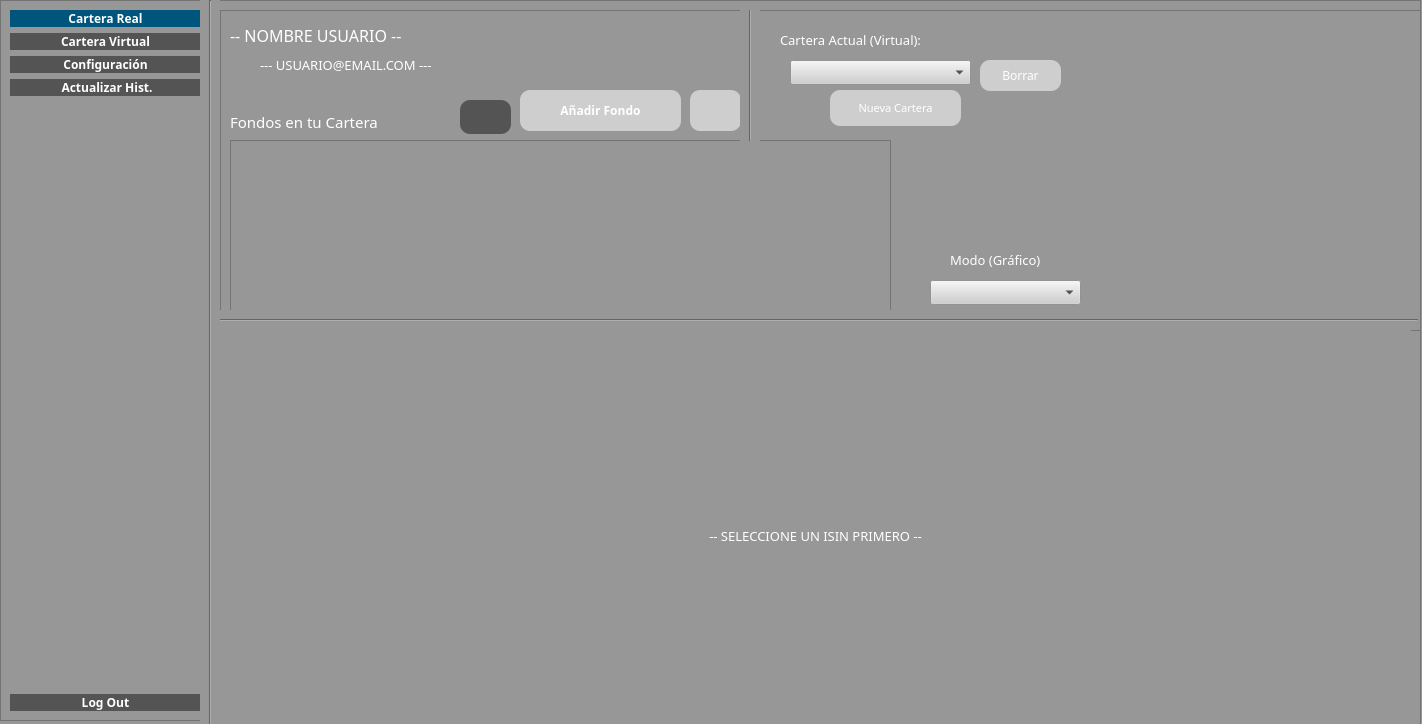
<?xml version="1.0" encoding="UTF-8"?>
<ui version="4.0">
 <class>MainWindow</class>
 <widget class="QMainWindow" name="MainWindow">
  <property name="geometry">
   <rect>
    <x>0</x>
    <y>0</y>
    <width>1422</width>
    <height>724</height>
   </rect>
  </property>
  <property name="windowTitle">
   <string>Menú Principal</string>
  </property>
  <property name="windowIcon">
   <iconset>
    <normaloff>../feather/mainLogo.ico</normaloff>../feather/mainLogo.ico</iconset>
  </property>
  <property name="styleSheet">
   <string notr="true">* {
	 background-color: rgb(151, 151, 151)
}

QLabel {
	color: rgb(255, 255, 255);

}

QLineEdit {
	border:  2px solid rgb(98, 98, 98);
	border-radius: 15px;
	color: rgb(255, 255, 255);
	background-color: rgb(151, 151, 151)
}
QLineEdit:hover{
	border: 2px solid rgb(48,50,62);
}

QLineEdit:focus {

	border : 2px solid rgb(48,50,62)

}


QPushButton {

	border-radius: 10px;
	background-color: rgb(84, 84, 84);
	color:rgb(255, 255, 255)

}

QPushButton:hover {
	 background-color: rgb(0, 85,124);
     color: rgb(255, 255, 255)
}

QPushButton:checked {
                                    background-color: rgb(0, 85,124);
                                    color: rgb(255, 255, 255)
                                }

</string>
  </property>
  <widget class="QWidget" name="centralwidget">
   <property name="styleSheet">
    <string notr="true"/>
   </property>
   <widget class="QFrame" name="frameBarra">
    <property name="geometry">
     <rect>
      <x>0</x>
      <y>0</y>
      <width>211</width>
      <height>721</height>
     </rect>
    </property>
    <property name="styleSheet">
     <string notr="true"/>
    </property>
    <property name="frameShape">
     <enum>QFrame::StyledPanel</enum>
    </property>
    <property name="frameShadow">
     <enum>QFrame::Raised</enum>
    </property>
    <layout class="QVBoxLayout" name="verticalLayout">
     <item>
      <widget class="QPushButton" name="buttonCartReal">
       <property name="font">
        <font>
         <family>Yu Gothic UI Light</family>
         <pointsize>9</pointsize>
         <weight>75</weight>
         <bold>true</bold>
        </font>
       </property>
       <property name="styleSheet">
        <string notr="true"/>
       </property>
       <property name="text">
        <string>Cartera Real</string>
       </property>
       <property name="icon">
        <iconset>
         <normaloff>../feather/dollar-sign.svg</normaloff>../feather/dollar-sign.svg</iconset>
       </property>
       <property name="checkable">
        <bool>true</bool>
       </property>
       <property name="checked">
        <bool>true</bool>
       </property>
      </widget>
     </item>
     <item>
      <widget class="QPushButton" name="buttonCartVirt">
       <property name="font">
        <font>
         <family>Yu Gothic UI Light</family>
         <pointsize>9</pointsize>
         <weight>75</weight>
         <bold>true</bold>
        </font>
       </property>
       <property name="text">
        <string>Cartera Virtual</string>
       </property>
       <property name="icon">
        <iconset>
         <normaloff>../feather/pie-chart.svg</normaloff>../feather/pie-chart.svg</iconset>
       </property>
       <property name="checkable">
        <bool>true</bool>
       </property>
       <property name="checked">
        <bool>false</bool>
       </property>
      </widget>
     </item>
     <item>
      <widget class="QPushButton" name="buttonConfig">
       <property name="font">
        <font>
         <family>Yu Gothic UI Light</family>
         <pointsize>9</pointsize>
         <weight>75</weight>
         <bold>true</bold>
        </font>
       </property>
       <property name="text">
        <string>Configuración</string>
       </property>
       <property name="icon">
        <iconset>
         <normaloff>../feather/settings.svg</normaloff>../feather/settings.svg</iconset>
       </property>
       <property name="checkable">
        <bool>false</bool>
       </property>
       <property name="checked">
        <bool>false</bool>
       </property>
      </widget>
     </item>
     <item>
      <widget class="QPushButton" name="buttonRefresh">
       <property name="font">
        <font>
         <family>Yu Gothic UI Light</family>
         <pointsize>9</pointsize>
         <weight>75</weight>
         <bold>true</bold>
        </font>
       </property>
       <property name="text">
        <string> Actualizar Hist.</string>
       </property>
       <property name="icon">
        <iconset>
         <normaloff>../feather/refresh-cw.svg</normaloff>../feather/refresh-cw.svg</iconset>
       </property>
       <property name="checkable">
        <bool>false</bool>
       </property>
       <property name="checked">
        <bool>false</bool>
       </property>
      </widget>
     </item>
     <item>
      <spacer name="verticalSpacer">
       <property name="orientation">
        <enum>Qt::Vertical</enum>
       </property>
       <property name="sizeHint" stdset="0">
        <size>
         <width>20</width>
         <height>40</height>
        </size>
       </property>
      </spacer>
     </item>
     <item>
      <widget class="QPushButton" name="buttonLogout">
       <property name="font">
        <font>
         <family>Yu Gothic UI Light</family>
         <pointsize>9</pointsize>
         <weight>75</weight>
         <bold>true</bold>
        </font>
       </property>
       <property name="text">
        <string>Log Out</string>
       </property>
       <property name="icon">
        <iconset>
         <normaloff>../feather/log-out.svg</normaloff>../feather/log-out.svg</iconset>
       </property>
      </widget>
     </item>
    </layout>
   </widget>
   <widget class="QFrame" name="frameMain_Up">
    <property name="geometry">
     <rect>
      <x>220</x>
      <y>10</y>
      <width>1201</width>
      <height>731</height>
     </rect>
    </property>
    <property name="frameShape">
     <enum>QFrame::StyledPanel</enum>
    </property>
    <property name="frameShadow">
     <enum>QFrame::Raised</enum>
    </property>
    <widget class="QFrame" name="frameVirt">
     <property name="geometry">
      <rect>
       <x>0</x>
       <y>0</y>
       <width>1201</width>
       <height>321</height>
      </rect>
     </property>
     <property name="styleSheet">
      <string notr="true"/>
     </property>
     <property name="frameShape">
      <enum>QFrame::StyledPanel</enum>
     </property>
     <property name="frameShadow">
      <enum>QFrame::Raised</enum>
     </property>
     <widget class="QLabel" name="labelEmail">
      <property name="geometry">
       <rect>
        <x>40</x>
        <y>40</y>
        <width>291</width>
        <height>29</height>
       </rect>
      </property>
      <property name="font">
       <font>
        <family>Yu Gothic UI Light</family>
        <pointsize>10</pointsize>
        <weight>50</weight>
        <bold>false</bold>
       </font>
      </property>
      <property name="styleSheet">
       <string notr="true">*{
background: qlineargradient(spread:pad, x1:0, y1:0, x2:1, y2:0, stop:0
rgba(255, 255, 255, 0), stop:1 rgba(177, 177, 177, 0)) 
}</string>
      </property>
      <property name="text">
       <string>--- USUARIO@EMAIL.COM ---</string>
      </property>
     </widget>
     <widget class="QLabel" name="labelUsuario">
      <property name="geometry">
       <rect>
        <x>10</x>
        <y>10</y>
        <width>251</width>
        <height>31</height>
       </rect>
      </property>
      <property name="font">
       <font>
        <family>Yu Gothic UI Light</family>
        <pointsize>12</pointsize>
        <weight>50</weight>
        <bold>false</bold>
       </font>
      </property>
      <property name="styleSheet">
       <string notr="true"/>
      </property>
      <property name="text">
       <string>-- NOMBRE USUARIO --</string>
      </property>
     </widget>
     <widget class="QListWidget" name="listIsins">
      <property name="geometry">
       <rect>
        <x>10</x>
        <y>130</y>
        <width>661</width>
        <height>171</height>
       </rect>
      </property>
      <property name="styleSheet">
       <string notr="true">selection-color: rgb(89, 89, 89);
border-color: rgb(0, 216, 216);
color: rgb(255, 255, 255);</string>
      </property>
      <property name="editTriggers">
       <set>QAbstractItemView::DoubleClicked</set>
      </property>
      <property name="selectionBehavior">
       <enum>QAbstractItemView::SelectItems</enum>
      </property>
      <property name="selectionRectVisible">
       <bool>true</bool>
      </property>
      <property name="sortingEnabled">
       <bool>false</bool>
      </property>
     </widget>
     <widget class="QLabel" name="label">
      <property name="geometry">
       <rect>
        <x>730</x>
        <y>240</y>
        <width>151</width>
        <height>20</height>
       </rect>
      </property>
      <property name="font">
       <font>
        <family>Yu Gothic UI Light</family>
        <pointsize>10</pointsize>
        <weight>50</weight>
        <bold>false</bold>
       </font>
      </property>
      <property name="styleSheet">
       <string notr="true"/>
      </property>
      <property name="text">
       <string>Modo (Gráfico)</string>
      </property>
     </widget>
     <widget class="QComboBox" name="cbModo">
      <property name="geometry">
       <rect>
        <x>710</x>
        <y>270</y>
        <width>151</width>
        <height>25</height>
       </rect>
      </property>
      <property name="font">
       <font>
        <family>Yu Gothic UI Light</family>
       </font>
      </property>
      <property name="styleSheet">
       <string notr="true">*{
background-color: rgb(206, 206, 206)
}</string>
      </property>
      <property name="currentText">
       <string notr="true"/>
      </property>
     </widget>
     <widget class="QPushButton" name="buttonAddISIN">
      <property name="geometry">
       <rect>
        <x>300</x>
        <y>80</y>
        <width>161</width>
        <height>41</height>
       </rect>
      </property>
      <property name="font">
       <font>
        <family>Yu Gothic UI Light</family>
        <pointsize>9</pointsize>
        <weight>75</weight>
        <bold>true</bold>
       </font>
      </property>
      <property name="styleSheet">
       <string notr="true">*{
background: rgb(206, 206, 206)
}</string>
      </property>
      <property name="text">
       <string>Añadir Fondo</string>
      </property>
      <property name="icon">
       <iconset>
        <normaloff>../feather/plus-square.svg</normaloff>../feather/plus-square.svg</iconset>
      </property>
     </widget>
     <widget class="QLabel" name="label_2">
      <property name="geometry">
       <rect>
        <x>560</x>
        <y>20</y>
        <width>221</width>
        <height>19</height>
       </rect>
      </property>
      <property name="font">
       <font>
        <family>Yu Gothic UI Light</family>
        <pointsize>10</pointsize>
        <weight>50</weight>
        <bold>false</bold>
       </font>
      </property>
      <property name="styleSheet">
       <string notr="true"/>
      </property>
      <property name="text">
       <string>Cartera Actual (Virtual): </string>
      </property>
     </widget>
     <widget class="QComboBox" name="cbCarteras">
      <property name="geometry">
       <rect>
        <x>570</x>
        <y>50</y>
        <width>181</width>
        <height>25</height>
       </rect>
      </property>
      <property name="font">
       <font>
        <family>Yu Gothic UI Light</family>
        <pointsize>10</pointsize>
       </font>
      </property>
      <property name="styleSheet">
       <string notr="true">*{
background-color: rgb(206, 206, 206) 
}</string>
      </property>
      <property name="currentText">
       <string notr="true"/>
      </property>
      <property name="currentIndex">
       <number>-1</number>
      </property>
     </widget>
     <widget class="QLabel" name="labelCartera">
      <property name="geometry">
       <rect>
        <x>10</x>
        <y>100</y>
        <width>221</width>
        <height>23</height>
       </rect>
      </property>
      <property name="font">
       <font>
        <family>Yu Gothic UI Light</family>
        <pointsize>11</pointsize>
        <weight>50</weight>
        <bold>false</bold>
       </font>
      </property>
      <property name="styleSheet">
       <string notr="true"/>
      </property>
      <property name="text">
       <string>Fondos en tu Cartera</string>
      </property>
     </widget>
     <widget class="QPushButton" name="buttonBorrarCartera">
      <property name="geometry">
       <rect>
        <x>760</x>
        <y>50</y>
        <width>81</width>
        <height>31</height>
       </rect>
      </property>
      <property name="font">
       <font>
        <family>Yu Gothic UI Light</family>
       </font>
      </property>
      <property name="styleSheet">
       <string notr="true">*{
background: rgb(206, 206, 206)
}</string>
      </property>
      <property name="text">
       <string>Borrar</string>
      </property>
      <property name="icon">
       <iconset>
        <normaloff>../feather/delete.svg</normaloff>../feather/delete.svg</iconset>
      </property>
     </widget>
     <widget class="QPushButton" name="buttonAddCarteras">
      <property name="geometry">
       <rect>
        <x>610</x>
        <y>80</y>
        <width>131</width>
        <height>36</height>
       </rect>
      </property>
      <property name="maximumSize">
       <size>
        <width>183</width>
        <height>16777215</height>
       </size>
      </property>
      <property name="font">
       <font>
        <family>Yu Gothic UI Light</family>
        <pointsize>8</pointsize>
        <weight>50</weight>
        <bold>false</bold>
       </font>
      </property>
      <property name="styleSheet">
       <string notr="true">*{
background: rgb(206, 206, 206)
}</string>
      </property>
      <property name="text">
       <string>Nueva Cartera</string>
      </property>
      <property name="icon">
       <iconset>
        <normaloff>../feather/plus-circle.svg</normaloff>../feather/plus-circle.svg</iconset>
      </property>
     </widget>
     <widget class="QPushButton" name="buttonBorrarFondo">
      <property name="geometry">
       <rect>
        <x>470</x>
        <y>80</y>
        <width>51</width>
        <height>41</height>
       </rect>
      </property>
      <property name="font">
       <font>
        <family>Yu Gothic UI Light</family>
       </font>
      </property>
      <property name="styleSheet">
       <string notr="true">*{
background: rgb(206, 206, 206)
}</string>
      </property>
      <property name="text">
       <string/>
      </property>
      <property name="icon">
       <iconset>
        <normaloff>../feather/delete.svg</normaloff>../feather/delete.svg</iconset>
      </property>
     </widget>
     <widget class="Line" name="line_2">
      <property name="geometry">
       <rect>
        <x>520</x>
        <y>-10</y>
        <width>20</width>
        <height>141</height>
       </rect>
      </property>
      <property name="styleSheet">
       <string notr="true">color: rgb(255, 255, 255);</string>
      </property>
      <property name="orientation">
       <enum>Qt::Vertical</enum>
      </property>
     </widget>
     <widget class="Line" name="line_3">
      <property name="geometry">
       <rect>
        <x>-13</x>
        <y>300</y>
        <width>1211</width>
        <height>20</height>
       </rect>
      </property>
      <property name="orientation">
       <enum>Qt::Horizontal</enum>
      </property>
     </widget>
     <widget class="QPushButton" name="buttonCheckAll">
      <property name="geometry">
       <rect>
        <x>240</x>
        <y>90</y>
        <width>51</width>
        <height>34</height>
       </rect>
      </property>
      <property name="text">
       <string/>
      </property>
      <property name="icon">
       <iconset>
        <normaloff>../feather/check-square.svg</normaloff>../feather/check-square.svg</iconset>
      </property>
     </widget>
    </widget>
    <widget class="QWidget" name="horizontalLayoutWidget">
     <property name="geometry">
      <rect>
       <x>0</x>
       <y>320</y>
       <width>1191</width>
       <height>411</height>
      </rect>
     </property>
     <layout class="QHBoxLayout" name="layout">
      <item>
       <widget class="QLabel" name="labelNoIsin">
        <property name="font">
         <font>
          <family>Yu Gothic UI Light</family>
          <pointsize>10</pointsize>
          <weight>50</weight>
          <bold>false</bold>
         </font>
        </property>
        <property name="styleSheet">
         <string notr="true"/>
        </property>
        <property name="text">
         <string>-- SELECCIONE UN ISIN PRIMERO --</string>
        </property>
        <property name="alignment">
         <set>Qt::AlignCenter</set>
        </property>
       </widget>
      </item>
     </layout>
    </widget>
   </widget>
   <widget class="Line" name="line">
    <property name="geometry">
     <rect>
      <x>200</x>
      <y>0</y>
      <width>20</width>
      <height>741</height>
     </rect>
    </property>
    <property name="font">
     <font>
      <pointsize>12</pointsize>
     </font>
    </property>
    <property name="styleSheet">
     <string notr="true">color: rgb(255, 255, 255);</string>
    </property>
    <property name="orientation">
     <enum>Qt::Vertical</enum>
    </property>
   </widget>
   <widget class="QFrame" name="frameReal">
    <property name="geometry">
     <rect>
      <x>210</x>
      <y>0</y>
      <width>1211</width>
      <height>721</height>
     </rect>
    </property>
    <property name="frameShape">
     <enum>QFrame::StyledPanel</enum>
    </property>
    <property name="frameShadow">
     <enum>QFrame::Raised</enum>
    </property>
    <widget class="QPushButton" name="buttonAddCarteraReal">
     <property name="geometry">
      <rect>
       <x>230</x>
       <y>60</y>
       <width>131</width>
       <height>36</height>
      </rect>
     </property>
     <property name="maximumSize">
      <size>
       <width>183</width>
       <height>16777215</height>
      </size>
     </property>
     <property name="font">
      <font>
       <family>Yu Gothic UI Light</family>
       <pointsize>8</pointsize>
       <weight>50</weight>
       <bold>false</bold>
      </font>
     </property>
     <property name="styleSheet">
      <string notr="true">*{
background: rgb(206, 206, 206)
}</string>
     </property>
     <property name="text">
      <string>Nueva Cartera</string>
     </property>
     <property name="icon">
      <iconset>
       <normaloff>../feather/plus-circle.svg</normaloff>../feather/plus-circle.svg</iconset>
     </property>
    </widget>
    <widget class="QComboBox" name="cbCarterasReal">
     <property name="geometry">
      <rect>
       <x>180</x>
       <y>30</y>
       <width>181</width>
       <height>25</height>
      </rect>
     </property>
     <property name="font">
      <font>
       <family>Yu Gothic UI Light</family>
       <pointsize>10</pointsize>
      </font>
     </property>
     <property name="styleSheet">
      <string notr="true">*{
background-color: rgb(206, 206, 206) 
}</string>
     </property>
     <property name="currentText">
      <string notr="true"/>
     </property>
     <property name="currentIndex">
      <number>-1</number>
     </property>
    </widget>
    <widget class="QPushButton" name="buttonAddISINReal">
     <property name="geometry">
      <rect>
       <x>20</x>
       <y>120</y>
       <width>281</width>
       <height>41</height>
      </rect>
     </property>
     <property name="font">
      <font>
       <family>Yu Gothic UI Light</family>
       <pointsize>9</pointsize>
       <weight>75</weight>
       <bold>true</bold>
      </font>
     </property>
     <property name="styleSheet">
      <string notr="true">*{
background: rgb(206, 206, 206)
}</string>
     </property>
     <property name="text">
      <string>Añadir Fondos a la Cartera</string>
     </property>
     <property name="icon">
      <iconset>
       <normaloff>../feather/plus-square.svg</normaloff>../feather/plus-square.svg</iconset>
     </property>
    </widget>
    <widget class="QLabel" name="label_3">
     <property name="geometry">
      <rect>
       <x>30</x>
       <y>30</y>
       <width>151</width>
       <height>19</height>
      </rect>
     </property>
     <property name="font">
      <font>
       <family>Yu Gothic UI Light</family>
       <pointsize>10</pointsize>
       <weight>50</weight>
       <bold>false</bold>
      </font>
     </property>
     <property name="styleSheet">
      <string notr="true"/>
     </property>
     <property name="text">
      <string>Cartera Actual:</string>
     </property>
    </widget>
    <widget class="QPushButton" name="buttonBorrarCarteraReal">
     <property name="geometry">
      <rect>
       <x>380</x>
       <y>30</y>
       <width>81</width>
       <height>31</height>
      </rect>
     </property>
     <property name="font">
      <font>
       <family>Yu Gothic UI Light</family>
      </font>
     </property>
     <property name="styleSheet">
      <string notr="true">*{
background: rgb(206, 206, 206)
}</string>
     </property>
     <property name="text">
      <string>Borrar</string>
     </property>
     <property name="icon">
      <iconset>
       <normaloff>../feather/delete.svg</normaloff>../feather/delete.svg</iconset>
     </property>
    </widget>
    <widget class="QTableWidget" name="tableFondos">
     <property name="geometry">
      <rect>
       <x>20</x>
       <y>180</y>
       <width>1161</width>
       <height>481</height>
      </rect>
     </property>
     <column>
      <property name="text">
       <string>ISIN</string>
      </property>
     </column>
     <column>
      <property name="text">
       <string>Fondo</string>
      </property>
     </column>
     <column>
      <property name="text">
       <string>Gestora</string>
      </property>
     </column>
     <column>
      <property name="text">
       <string>Tipo Actv.</string>
      </property>
     </column>
     <column>
      <property name="text">
       <string>R.V</string>
      </property>
     </column>
     <column>
      <property name="text">
       <string>Zona</string>
      </property>
     </column>
     <column>
      <property name="text">
       <string>Estilo</string>
      </property>
     </column>
     <column>
      <property name="text">
       <string>Sector</string>
      </property>
     </column>
     <column>
      <property name="text">
       <string>Tamaño</string>
      </property>
     </column>
     <column>
      <property name="text">
       <string>Divisa</string>
      </property>
     </column>
     <column>
      <property name="text">
       <string>Cubierta</string>
      </property>
     </column>
     <column>
      <property name="text">
       <string>Duración</string>
      </property>
     </column>
    </widget>
   </widget>
   <zorder>frameReal</zorder>
   <zorder>frameBarra</zorder>
   <zorder>frameMain_Up</zorder>
   <zorder>line</zorder>
  </widget>
 </widget>
 <resources/>
 <connections/>
</ui>
